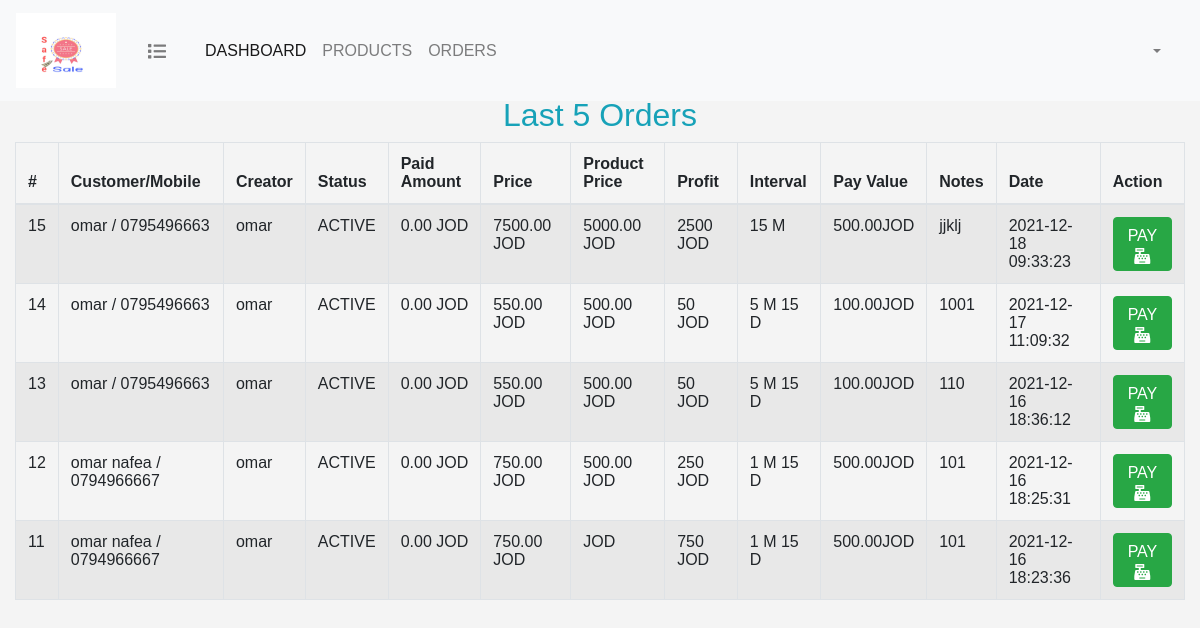
Page /dashboard/index.php on the earlier database version.
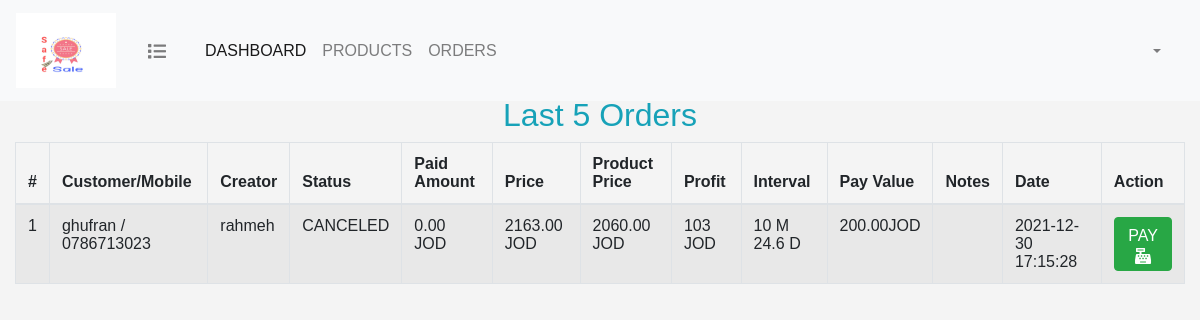
Same page on the later database version.
### tables this page shows
CREATE TABLE `orders` (
  `order_id` int(11) NOT NULL,
  `creator_id` int(11) NOT NULL,
  `customer_id` int(11) NOT NULL,
  `pay_interval` decimal(4,2) NOT NULL,
  `pay_value` decimal(8,2) NOT NULL,
  `price` decimal(8,2) NOT NULL,
  `status` enum('ACTIVE','FINISHED','CANCELED','') NOT NULL DEFAULT 'ACTIVE',
  `notes` text NOT NULL,
  `promissory_note` varchar(300) NOT NULL,
  `creation_date` datetime NOT NULL DEFAULT current_timestamp()
);

CREATE TABLE `customers` (
  `customer_id` int(11) NOT NULL,
  `name` varchar(155) NOT NULL,
  `email` varchar(50) NOT NULL,
  `mobile` varchar(14) NOT NULL,
  `password` varchar(255) NOT NULL
);

CREATE TABLE `users` (
  `id` int(11) NOT NULL,
  `name` varchar(255) NOT NULL,
  `user_name` varchar(255) NOT NULL,
  `email` varchar(255) NOT NULL,
  `password` varchar(255) NOT NULL,
  `privilege_id` int(11) NOT NULL,
  `is_active` tinyint(1) NOT NULL DEFAULT 1
);

### dashboard/index.php (the view, shortened to what this page needs)
<?php
include "../db_connect.php";
$query = "SELECT o.*  , c.name as customer_name , c.mobile as customer_mobile , u.name as creator_name ,
(SELECT SUM(sub_price) FROM orders_products WHERE order_id = o.order_id  ) as products_price,
IFNULL((SELECT SUM(amount) FROM installments WHERE order_id = o.order_id  ),0) as sum_paid
from orders as o
INNER JOIN customers as c  ON c.customer_id = o.customer_id
INNER JOIN users as u ON u.id = o.creator_id
ORDER BY o.order_id DESC
LIMIT 5 ";
$statement = $con->prepare($query);
$statement->execute();
$orders = $statement->fetchAll(PDO::FETCH_ASSOC);
?>
<html>
<head>
    <?php include "../include/header.php";?>
</head>
<body>
<?php include "../include/navbar.php"?>
<div class="container-fluid mt-5 pt-5">
    <h2 class="text-info text-center">Last 5 Orders</h2>
    <table id="orders_table" class="table table-bordered table-striped">
        <thead>
        <tr>
            <th scope="col">#</th>
            <th scope="col">Customer/Mobile</th>
            <th scope="col">Creator</th>
            <th scope="col">Status</th>
            <th scope="col">Paid Amount</th>
            <th scope="col">Price</th>
            <th scope="col">Product Price</th>
            <th scope="col">Profit</th>
            <th scope="col">Interval</th>
            <th scope="col">Pay Value</th>
            <th scope="col">Notes</th>
            <th scope="col">Date</th>
            <th scope="col">Action</th>
        </tr>
        </thead>
        <tbody>
        <?php
        foreach($orders as $order)
        {
            $paid_amount = $order['sum_paid'];
            $isLate = false;
            $pay_interval = floatval($order['pay_interval']);
            $days = ($pay_interval - floor($pay_interval))*30;
            $months = floor($pay_interval);
            $interval_text = $months . " M " ;
            if($days != 0)
                $interval_text .= $days . " D";
            ?>
            <tr class="<?=$isLate ? 'bg-danger': ''?>" id="<?=$order['order_id']?>">
                <td><?=$order['order_id']?></td>
                <td><?=$order['customer_name'] . ' / ' .$order['customer_mobile'] ?></td>
                <td><?=$order['creator_name']?></td>
                <td><?=$order['status']?></td>
                <td><?=$paid_amount?> JOD</td>
                <td><?=$order['price']?> JOD</td>
                <td><?=$order['products_price']?> JOD</td>
                <td><?= ($order['price'] - $order['products_price'] )?> JOD</td>
                <td><?=$interval_text?></td>
                <td><?=$order['pay_value']?>JOD</td>
                <td><?=$order['notes']?></td>
                <td><?=$order['creation_date']?></td>
                <td>
                    <a href="pay.php?order_id=<?=$order['order_id']?>"  class="btn btn-success">PAY <i class="fas fa-cash-register"></i></a>
                </td>
            </tr>
        <?php }?>
        </tbody>
    </table>
</div>
</body>
</html>

Differences in the rows shown:
removed orders: order_id "15", customer.name "omar", customer.mobile "0795496663", users.name "omar", status "ACTIVE", paid_amount "0.00", price "7500.00", products_price "5000.00", products_price "2500", pay_interval "15 M", pay_value "500.00", notes "jjklj", creation_date "2021-12-18 09:33:23"
removed orders: order_id "14", customer.name "omar", customer.mobile "0795496663", users.name "omar", status "ACTIVE", paid_amount "0.00", price "550.00", products_price "500.00", products_price "50", pay_interval "5 M 15 D", pay_value "100.00", notes "1001", creation_date "2021-12-17 11:09:32"
removed orders: order_id "13", customer.name "omar", customer.mobile "0795496663", users.name "omar", status "ACTIVE", paid_amount "0.00", price "550.00", products_price "500.00", products_price "50", pay_interval "5 M 15 D", pay_value "100.00", notes "110", creation_date "2021-12-16 18:36:12"
removed orders: order_id "12", customer.name "omar nafea", customer.mobile "0794966667", users.name "omar", status "ACTIVE", paid_amount "0.00", price "750.00", products_price "500.00", products_price "250", pay_interval "1 M 15 D", pay_value "500.00", notes "101", creation_date "2021-12-16 18:25:31"
removed orders: order_id "11", customer.name "omar nafea", customer.mobile "0794966667", users.name "omar", status "ACTIVE", paid_amount "0.00", price "750.00", products_price "750", pay_interval "1 M 15 D", pay_value "500.00", notes "101", creation_date "2021-12-16 18:23:36"
now on this page (row edited): orders: order_id "1", customer.name "ghufran", customer.mobile "0786713023", users.name "rahmeh", status "CANCELED", paid_amount "0.00", price "2163.00", products_price "2060.00", products_price "103", pay_interval "10 M 24.6 D", pay_value "200.00", creation_date "2021-12-30 17:15:28"
